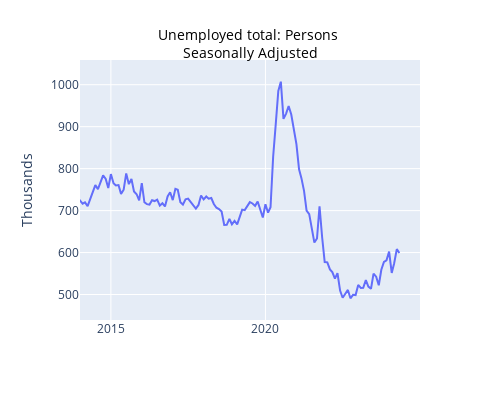

The notebook cell saved with this chart:
### Code cell
startDateExample = datetime(2014, 1, 1)
endDateExample = datetime(2024, 12, 31)
seriesToGraph = 'A84423046K'

graph_series_abs(seriesToGraph, dataSetLF, startDateExample, endDateExample,1, metaDataDict)

### Figure 1 — Plotly figure (JSON) as saved in the notebook; plotly's stock layout.template omitted (floating-point values rounded to 4 significant figures; data arrays with more than 128 entries replaced by an {"elided": "..."} marker saying what was removed)
{"data": [{"hovertemplate": "Date=%{x}<br>A84423046K=%{y}<extra></extra>", "legendgroup": "", "line": {"color": "#636efa", "dash": "solid"}, "marker": {"symbol": "circle"}, "mode": "lines", "name": "", "orientation": "v", "showlegend": false, "type": "scatter", "x": {"elided": "556 str values"}, "xaxis": "x", "y": {"elided": "556 float values"}, "yaxis": "y"}], "layout": {"height": 400, "hovermode": "x", "legend": {"tracegroupgap": 0}, "margin": {"t": 60}, "title": {"font": {"color": "black", "size": 14}, "text": "Unemployed total: Persons <br>Seasonally Adjusted", "x": 0.5, "y": 0.9}, "width": 500, "xaxis": {"anchor": "y", "domain": [0, 1], "range": ["2014-01-01T00:00:00", "2024-12-31T00:00:00"], "title": {"text": " "}, "type": "date"}, "yaxis": {"anchor": "x", "domain": [0, 1], "range": [439.3, 1059.0], "title": {"text": "Thousands"}, "type": "linear"}}}
